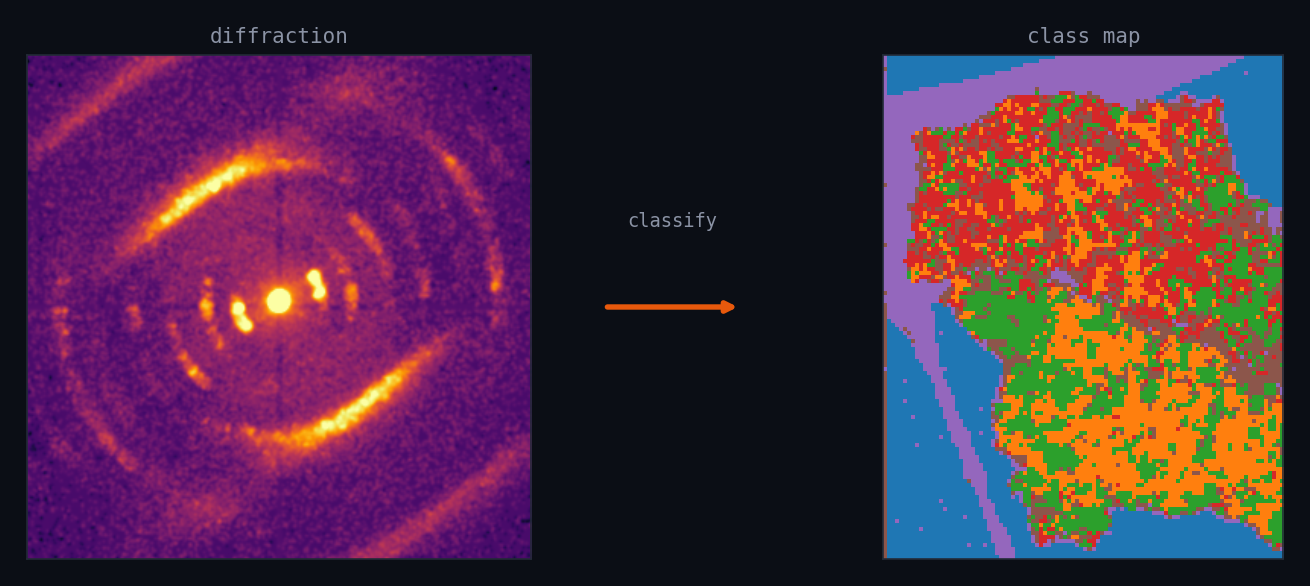
#> input picture assets/hero.png, 1310 x 586 px
$ python iou_sam_vs_kmap.py ../assets/hero.png ../assets/interpret.png
#> lines starting #> are read from the running program, lines starting #| are printed output that depends on the picture; after the words box and inside, x2 and y2 are one past the last pixel; in counts of white or black regions, pixels touching at a corner belong together
"""Concordance of two ALREADY-ALIGNED, same-grid label images (no registration).
Usage: python tools/iou_sam_vs_kmap.py sam.PNG kmap.PNG
A = colored (saturated) pixels in sam; B = kmap classes 1(174,199,232)+8(148,103,189)."""
import sys, numpy as np
from PIL import Image
sam = np.asarray(Image.open(sys.argv[1]).convert("RGB")).astype(int)
kmap = np.asarray(Image.open(sys.argv[2]).convert("RGB")).astype(int)
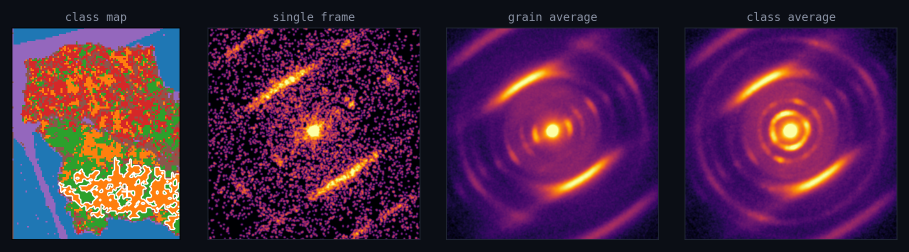
#> input picture assets/interpret.png, 1817 x 503 px (shown at 1/2 size)
H = min(sam.shape[0], kmap.shape[0]); W = min(sam.shape[1], kmap.shape[1])
#> after `H = min(sam.shape[0], kmap.shape[0])`: H = 503
#> after `W = min(sam.shape[1], kmap.shape[1])`: W = 1310
sam, kmap = sam[:H, :W], kmap[:H, :W]                  # crop to common size, NO resize
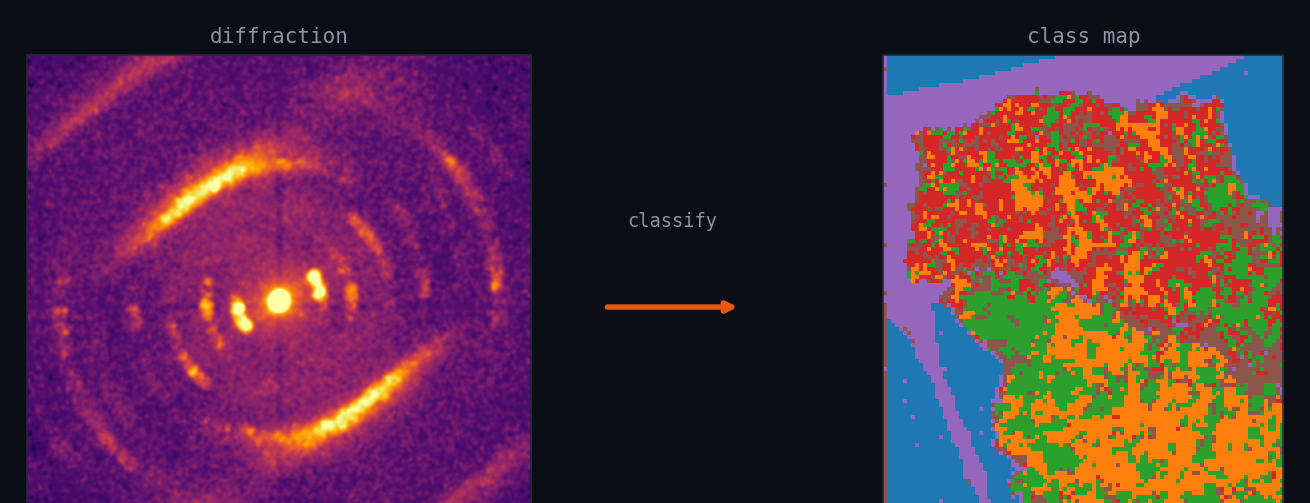
#> sam: shape (503, 1310, 3) int64; mean R, G, B 84.8, 46, 66.4
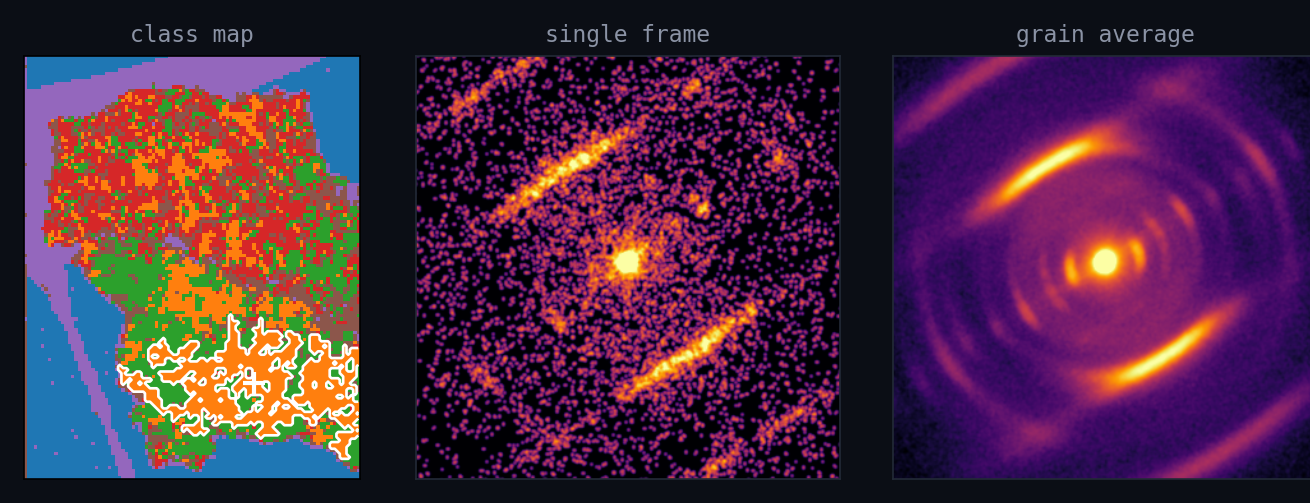
#> kmap: shape (503, 1310, 3) int64; mean R, G, B 76.2, 41.3, 67.1
A = (sam.max(-1) - sam.min(-1)) > 30                   # any saturated colour
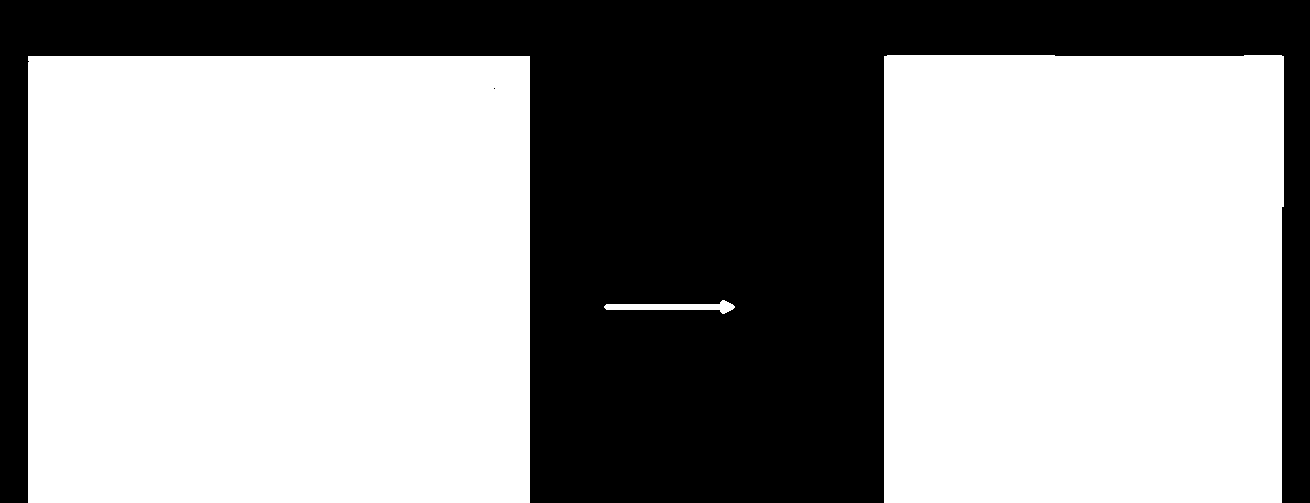
#> A: shape (503, 1310) bool; 61.3% white; 2 black regions (1 under 20 px), largest, box (x1, y1, x2, y2) and area: (0, 0, 1310, 503) 255291
def near(img, rgb, tol=20):
#> called with rgb = (174, 199, 232), tol = 20
    d = img - np.array(rgb); return (d*d).sum(-1) <= tol*tol
#> after `d = img - np.array(rgb)`:
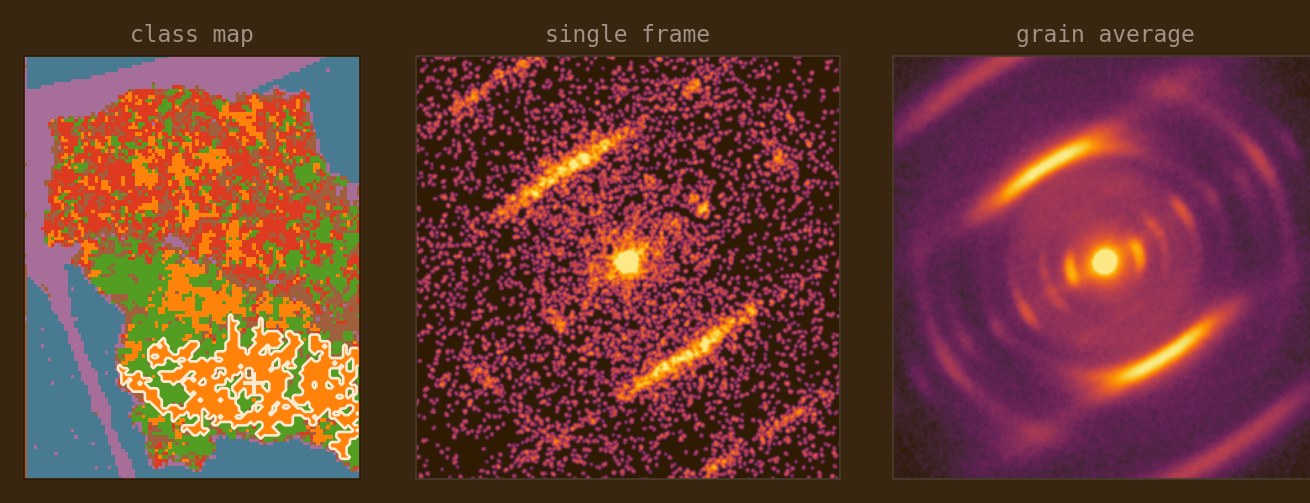
#> d: shape (503, 1310, 3) int64; mean R, G, B -97.8, -157.7, -164.9; drawn with min black and max white
#> after `return (d * d).sum(-1) <= tol * tol`: returned value: shape (503, 1310) bool; every value is 0
B = near(kmap, (174,199,232)) | near(kmap, (148,103,189))
#> call 2 of near, with rgb = (148, 103, 189), tol = 20
#> in near (call 2), `d = img - np.array(rgb)`:
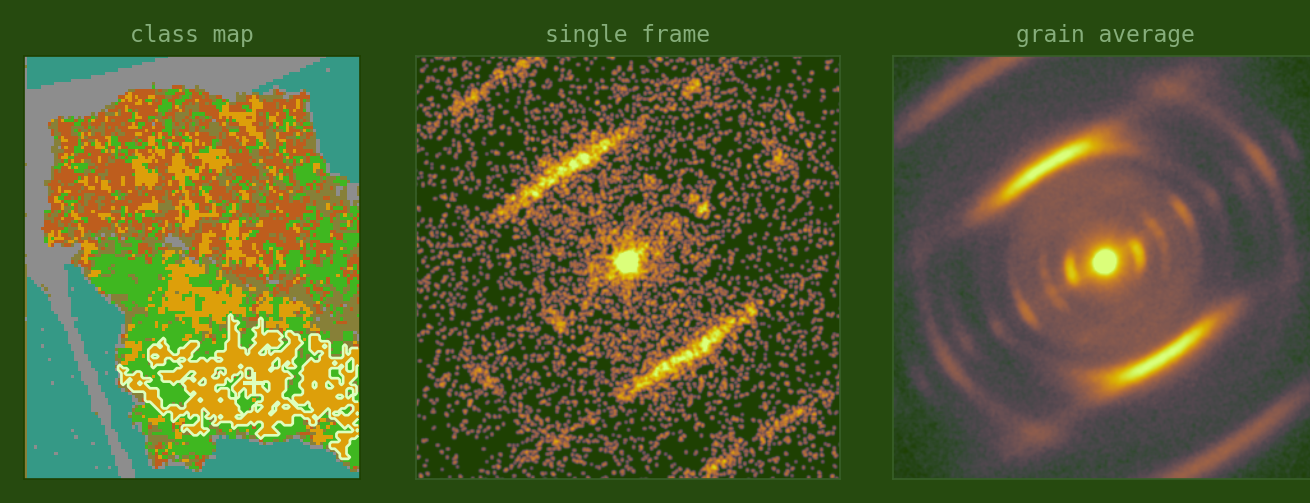
#> d: shape (503, 1310, 3) int64; mean R, G, B -71.8, -61.7, -121.9; drawn with min black and max white
#> in near (call 2), `return (d * d).sum(-1) <= tol * tol`:
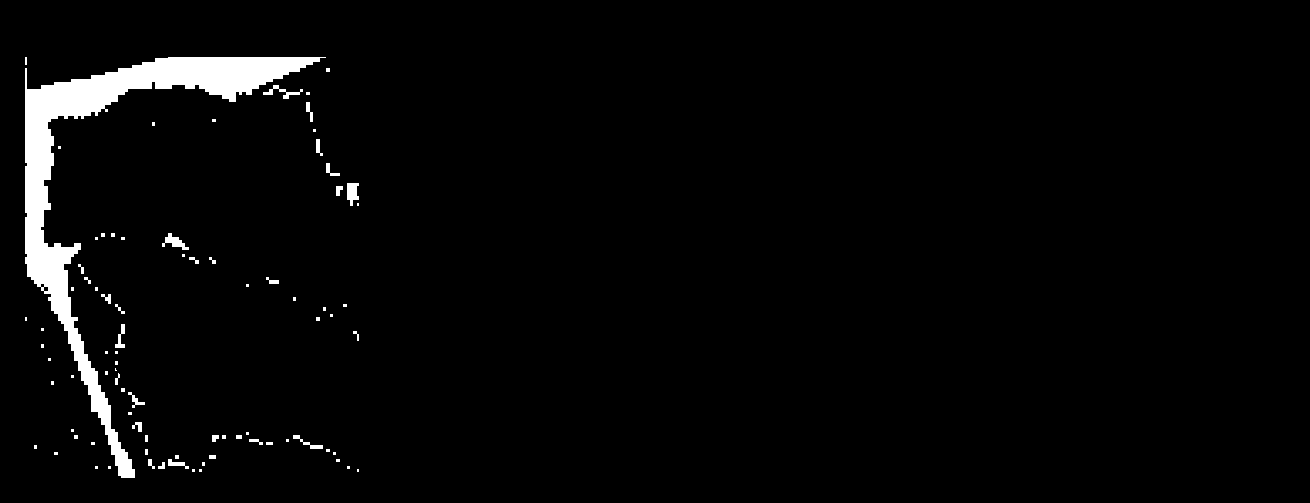
#> returned value: shape (503, 1310) bool; 2.9% white; 84 white regions (54 under 20 px), largest, box (x1, y1, x2, y2) and area: (25, 57, 326, 478) 16373, (347, 183, 359, 206) 202, (162, 233, 189, 250) 194
inter = int((A & B).sum()); union = int((A | B).sum())
#> after `inter = int((A & B).sum())`: inter = 18218
#> after `union = int((A | B).sum())`: union = 404222
print(f"IoU={inter/union:.4f}  Dice={2*inter/(int(A.sum())+int(B.sum())):.4f} "
      f"containment(SAM in DINO)={inter/int(A.sum()):.4f} "
      f"containment(DINO in SAM)={inter/int(B.sum()):.4f}")
#| IoU=0.0451  Dice=0.0863 containment(SAM in DINO)=0.0451 containment(DINO in SAM)=0.9689
